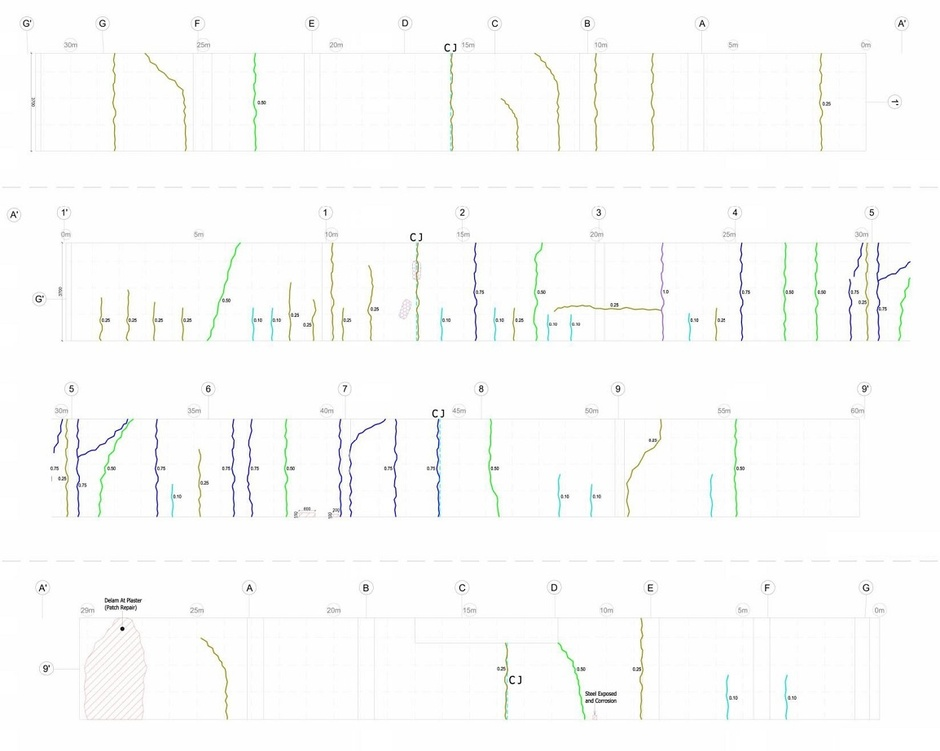
#> input picture 4_OpenCV/4_Lines/lines.jpg, 940 x 751 px, shrunk from 1154 x 922 before the run
$ python lines_2.py
#> lines starting #> are read from the running program, lines starting #| are printed output that depends on the picture; after the words box and inside, x2 and y2 are one past the last pixel; in counts of white or black regions, pixels touching at a corner belong together
import sys
import math
import cv2 as cv
import numpy as np
sumof = []

def main(argv):

    default_file = 'lines.jpg'
    filename = argv[0] if len(argv) > 0 else default_file
    # Loads an image
    src = cv.imread(cv.samples.findFile(filename), cv.IMREAD_GRAYSCALE)
#> src: shape (751, 940); min 0, max 255, mean 251.2
    # Check if image is loaded fine
    if src is None:
        print ('Error opening image!')
        print ('Usage: hough_lines.py [image_name -- default ' + default_file + '] \n')
        return -1

    dst = cv.Canny(src, 50, 200, None, 3)
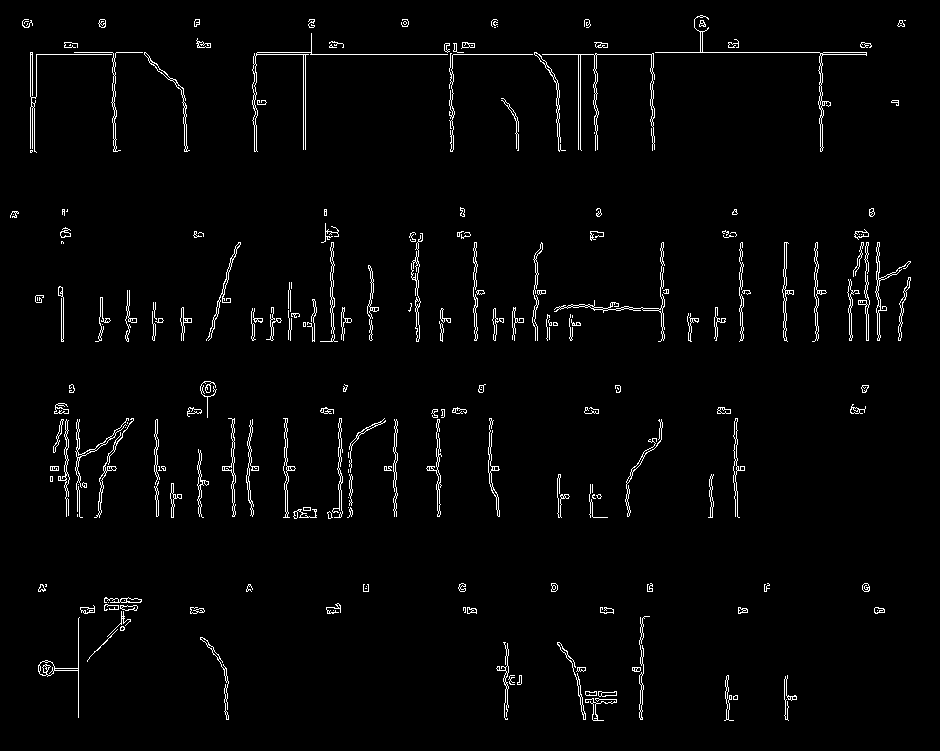
#> dst: shape (751, 940); 2.4% white in thin lines or dots

    # Copy edges to the images that will display the results in BGR
    cdst = cv.cvtColor(dst, cv.COLOR_GRAY2BGR)
#> cdst: shape (751, 940, 3); 2.4% white in thin lines or dots
    gray = cv.GaussianBlur(cdst, (7, 7), 0)
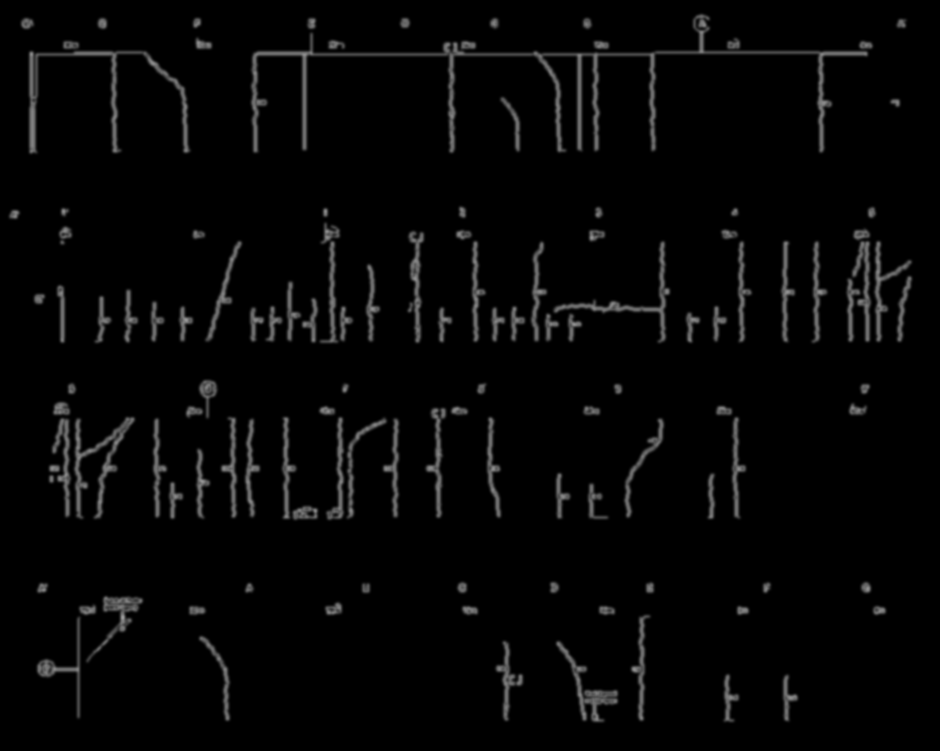
#> gray: shape (751, 940, 3); min 0, max 155, mean 6.1
    cdstP = np.copy(gray)

    lines = cv.HoughLines(dst, 1, np.pi / 180, 150, None, 0, 0)
#> lines = [[54, 1.57], [52, 1.57]]

    if lines is not None:
        for i in range(0, len(lines)):
            rho = lines[i][0][0]
            theta = lines[i][0][1]
            a = math.cos(theta)
            b = math.sin(theta)
            x0 = a * rho
            y0 = b * rho
            x1 = int(x0 + 1000*(-b))
            y1 = int(y0 + 1000*(a))
            x2 = int(x0 - 1000*(-b))
            y2 = int(y0 - 1000*(a))
            pt1 = (x1, y1)
            pt2 = (x2, y2)
            cv.line(gray, pt1, pt2, (0,0,255), 3, cv.LINE_AA)
            #sumof.append(int(math.sqrt((x1-x2)**2 + (y1-y2)**2)))
            linesP = cv.HoughLinesP(dst, 1, np.pi / 180, 50, None, 50, 10)
#> this loop made 2 passes
#> (rho, theta, a, b, x0, y0, x1, y1) on passes 1 to 2: (54, 1.57, -4.37e-08, 1, -2.36e-06, 54, -1000, 53), (52, 1.57, -4.37e-08, 1, -2.27e-06, 52, -1000, 51)
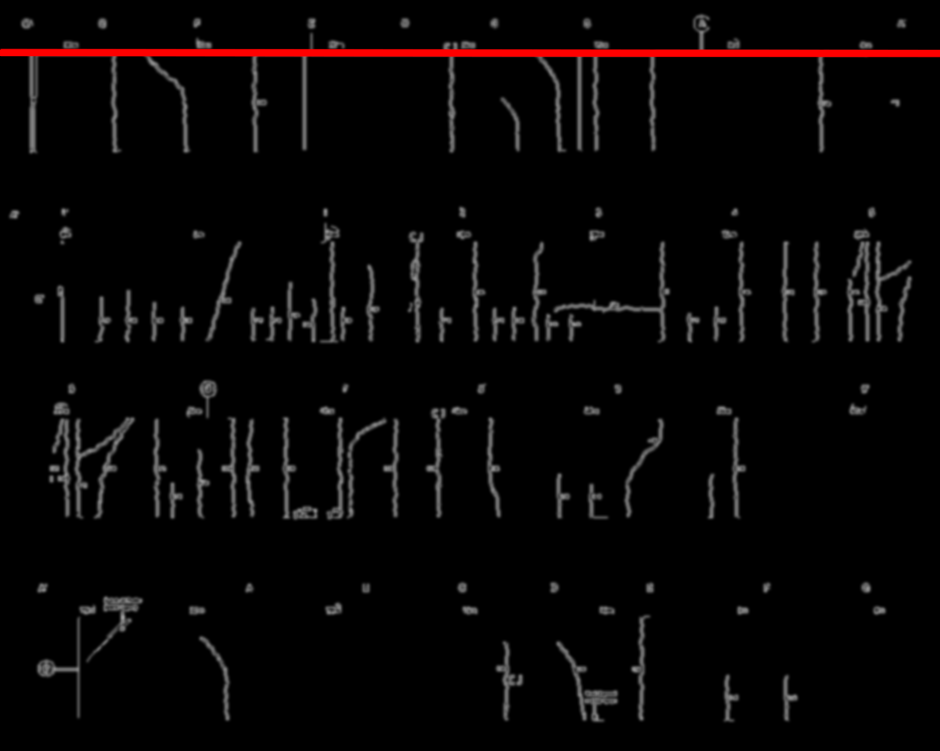
#> gray: shape (751, 940, 3); 1.2% of pixels changed, all inside (x1, y1, x2, y2) = (0, 48, 940, 58)

    if linesP is not None:
        for i in range(0, len(linesP)):
            l = linesP[i][0]
            cv.line(cdstP, (l[0], l[1]), (l[2], l[3]), (0,0,255), 3, cv.LINE_AA)
            sumof.append(int(math.sqrt((l[0]-l[2])**2 + (l[1]-l[3])**2)))
#> this loop made 69 passes
#> l on passes 1 to 12: [254, 54, 653, 54], [257, 52, 311, 52], [655, 52, 866, 52], [78, 717, 78, 618], [64, 403, 66, 516], [593, 309, 648, 308], [331, 226, 333, 286], [305, 149, 305, 55], [580, 149, 580, 55], [578, 149, 578, 55], [437, 506, 439, 422], [303, 149, 303, 55]
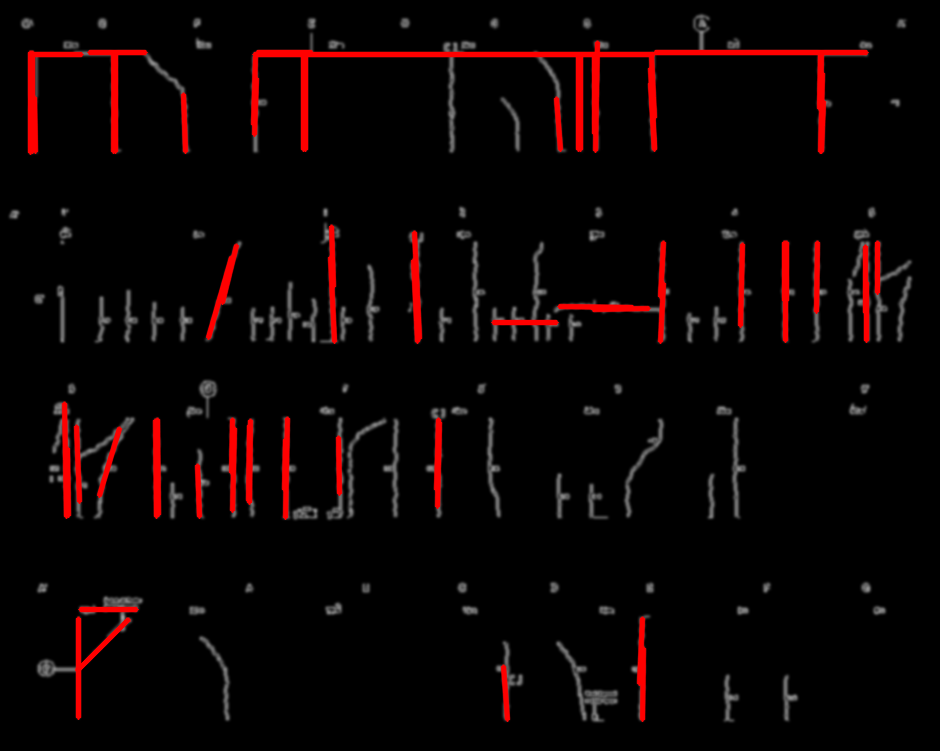
#> cdstP: shape (751, 940, 3); 4.24% of pixels changed, all inside (x1, y1, x2, y2) = (27, 40, 881, 722)
#> after the loop, sumof = 69 values, max 399 at index 0, min 50 at index 31, mean 78.81

    #cv.imshow("Source", src)
    #cv.imshow("Detected Lines (in red) - Standard Hough Line Transform", cdst)
    cv.imshow("Detected Lines (in red) - Probabilistic Line Transform", cdstP)
    cv.imwrite('detected_new.jpg', cdstP)
    #print(sumof)
    print(len(sumof))
#| 69
    cv.waitKey()
    return 0

if __name__ == "__main__":
    main(sys.argv[1:])
